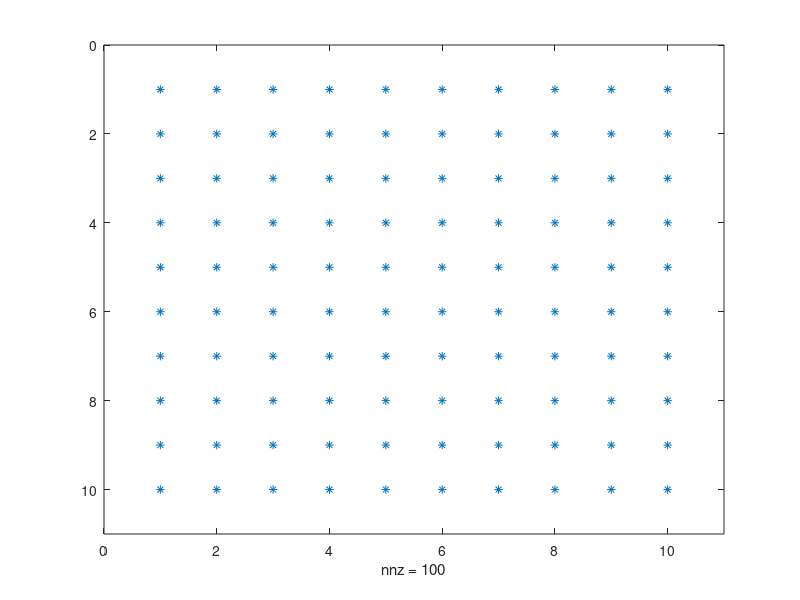

Recreate this plot in MATLAB.
function qq=matrix()
	deux=diag([ 2 2 2 2 2 2 2 2 2 2]);
	unhaut=diag([ -1 -1 -1 -1 -1 -1 -1 -1 -1],1);
	unbas=diag([ -1 -1 -1 -1 -1 -1 -1 -1 -1],-1);
	M= deux + unhaut + unbas;
	fprintf "Determinant:\n"
	s= det(M)
	fprintf "norme 1:\n"
	s1= norm(M,1)
	fprintf "norme 2:\n"
	s2= norm(M,2)
	fprintf "norme inf:\n"
	sinf= norm(M,Inf)
	%calculs des vecteurs propres:
	lambdas=eig(M);
	fprintf "rho = "
	rho= max(abs(lambdas))
	fprintf "   et norme 2:  " 
	s2
	[V, lambda] = eig(M);

	fprintf " V^-1 MV\n   "
	inv(V) * M * V
	fprintf "structure des matrices \n "
	spy(V)

